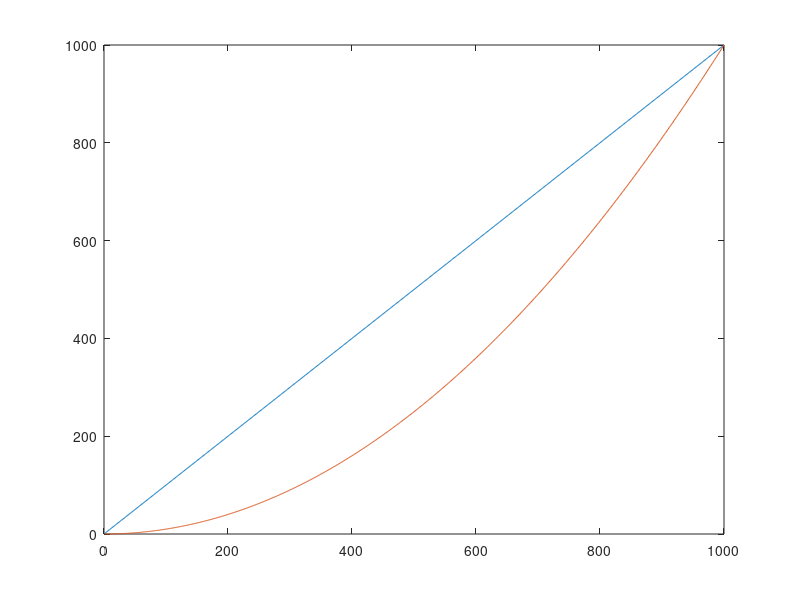

Reproduce this figure in MATLAB.
radius  = 1 : 1000;
% radius_norm = exp(radius*1e-2);
% radius_norm = 1 ./ (1 + exp(-radius));
radius_norm = 1e-3 *  radius.^2;


plot(radius, radius, radius, radius_norm )
% ylim([0, 1000])